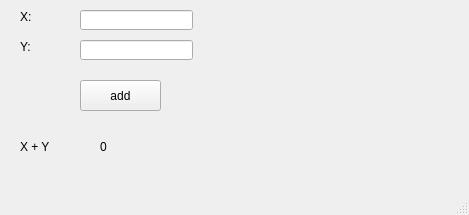
<?xml version="1.0" encoding="UTF-8"?>
<ui version="4.0">
 <class>MainWindow</class>
 <widget class="QMainWindow" name="MainWindow">
  <property name="geometry">
   <rect>
    <x>0</x>
    <y>0</y>
    <width>469</width>
    <height>215</height>
   </rect>
  </property>
  <property name="windowTitle">
   <string>MainWindow</string>
  </property>
  <widget class="QWidget" name="centralwidget">
   <widget class="QPushButton" name="btn_add">
    <property name="geometry">
     <rect>
      <x>80</x>
      <y>80</y>
      <width>81</width>
      <height>31</height>
     </rect>
    </property>
    <property name="text">
     <string>add</string>
    </property>
   </widget>
   <widget class="QLineEdit" name="num_1">
    <property name="geometry">
     <rect>
      <x>80</x>
      <y>10</y>
      <width>113</width>
      <height>20</height>
     </rect>
    </property>
   </widget>
   <widget class="QLineEdit" name="num_2">
    <property name="geometry">
     <rect>
      <x>80</x>
      <y>40</y>
      <width>113</width>
      <height>20</height>
     </rect>
    </property>
   </widget>
   <widget class="QLabel" name="label">
    <property name="geometry">
     <rect>
      <x>20</x>
      <y>10</y>
      <width>47</width>
      <height>13</height>
     </rect>
    </property>
    <property name="text">
     <string>X:</string>
    </property>
   </widget>
   <widget class="QLabel" name="label_2">
    <property name="geometry">
     <rect>
      <x>20</x>
      <y>40</y>
      <width>47</width>
      <height>13</height>
     </rect>
    </property>
    <property name="text">
     <string>Y:</string>
    </property>
   </widget>
   <widget class="QLabel" name="result">
    <property name="geometry">
     <rect>
      <x>100</x>
      <y>140</y>
      <width>47</width>
      <height>13</height>
     </rect>
    </property>
    <property name="text">
     <string>0</string>
    </property>
   </widget>
   <widget class="QLabel" name="label_4">
    <property name="geometry">
     <rect>
      <x>20</x>
      <y>140</y>
      <width>47</width>
      <height>13</height>
     </rect>
    </property>
    <property name="text">
     <string>X + Y</string>
    </property>
   </widget>
  </widget>
  <widget class="QMenuBar" name="menubar">
   <property name="geometry">
    <rect>
     <x>0</x>
     <y>0</y>
     <width>469</width>
     <height>21</height>
    </rect>
   </property>
  </widget>
  <widget class="QStatusBar" name="statusbar"/>
 </widget>
 <resources/>
 <connections/>
</ui>
